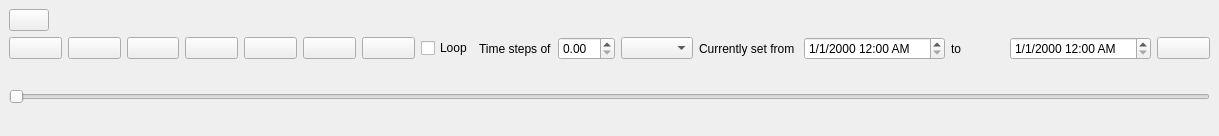
<?xml version="1.0" encoding="UTF-8"?>
<ui version="4.0">
 <class>QgsTemporalControllerDockWidgetBase</class>
 <widget class="QgsDockWidget" name="QgsTemporalControllerDockWidgetBase">
  <property name="geometry">
   <rect>
    <x>0</x>
    <y>0</y>
    <width>1219</width>
    <height>136</height>
   </rect>
  </property>
  <property name="windowTitle">
   <string>gsDockWidget</string>
  </property>
  <widget class="QWidget" name="dockWidgetContents">
   <layout class="QVBoxLayout" name="verticalLayout">
    <item>
     <layout class="QHBoxLayout" name="horizontalLayout">
      <item>
       <widget class="QPushButton" name="mSettings">
        <property name="text">
         <string/>
        </property>
        <property name="icon">
         <iconset resource="../../images/images.qrc">
          <normaloff>:/images/themes/default/propertyicons/settings.svg</normaloff>:/images/themes/default/propertyicons/settings.svg</iconset>
        </property>
       </widget>
      </item>
      <item>
       <spacer name="horizontalSpacer">
        <property name="orientation">
         <enum>Qt::Horizontal</enum>
        </property>
        <property name="sizeHint" stdset="0">
         <size>
          <width>40</width>
          <height>20</height>
         </size>
        </property>
       </spacer>
      </item>
      <item>
       <widget class="QLabel" name="mCurrentRangeLabel">
        <property name="text">
         <string/>
        </property>
       </widget>
      </item>
     </layout>
    </item>
    <item>
     <layout class="QHBoxLayout" name="horizontalLayout_5">
      <item>
       <widget class="QPushButton" name="mRewindButton">
        <property name="text">
         <string/>
        </property>
        <property name="icon">
         <iconset resource="../../images/images.qrc">
          <normaloff>:/images/themes/default/temporal_navigation/rewindToStart.svg</normaloff>:/images/themes/default/temporal_navigation/rewindToStart.svg</iconset>
        </property>
       </widget>
      </item>
      <item>
       <widget class="QPushButton" name="mPreviousButton">
        <property name="text">
         <string/>
        </property>
        <property name="icon">
         <iconset resource="../../images/images.qrc">
          <normaloff>:/images/themes/default/temporal_navigation/previous.svg</normaloff>:/images/themes/default/temporal_navigation/previous.svg</iconset>
        </property>
       </widget>
      </item>
      <item>
       <widget class="QPushButton" name="mBackButton">
        <property name="text">
         <string/>
        </property>
        <property name="icon">
         <iconset resource="../../images/images.qrc">
          <normaloff>:/images/themes/default/temporal_navigation/back.svg</normaloff>:/images/themes/default/temporal_navigation/back.svg</iconset>
        </property>
        <property name="checkable">
         <bool>true</bool>
        </property>
       </widget>
      </item>
      <item>
       <widget class="QPushButton" name="mStopButton">
        <property name="text">
         <string/>
        </property>
        <property name="icon">
         <iconset resource="../../images/images.qrc">
          <normaloff>:/images/themes/default/temporal_navigation/pause.svg</normaloff>:/images/themes/default/temporal_navigation/pause.svg</iconset>
        </property>
        <property name="checkable">
         <bool>true</bool>
        </property>
       </widget>
      </item>
      <item>
       <widget class="QPushButton" name="mForwardButton">
        <property name="text">
         <string/>
        </property>
        <property name="icon">
         <iconset resource="../../images/images.qrc">
          <normaloff>:/images/themes/default/temporal_navigation/forward.svg</normaloff>:/images/themes/default/temporal_navigation/forward.svg</iconset>
        </property>
        <property name="checkable">
         <bool>true</bool>
        </property>
       </widget>
      </item>
      <item>
       <widget class="QPushButton" name="mNextButton">
        <property name="text">
         <string/>
        </property>
        <property name="icon">
         <iconset resource="../../images/images.qrc">
          <normaloff>:/images/themes/default/temporal_navigation/next.svg</normaloff>:/images/themes/default/temporal_navigation/next.svg</iconset>
        </property>
       </widget>
      </item>
      <item>
       <widget class="QPushButton" name="mFastForwardButton">
        <property name="text">
         <string/>
        </property>
        <property name="icon">
         <iconset resource="../../images/images.qrc">
          <normaloff>:/images/themes/default/temporal_navigation/skipToEnd.svg</normaloff>:/images/themes/default/temporal_navigation/skipToEnd.svg</iconset>
        </property>
       </widget>
      </item>
      <item>
       <widget class="QCheckBox" name="mLoopingCheckBox">
        <property name="toolTip">
         <string>Automatically reset and repeat the animation endlessly</string>
        </property>
        <property name="text">
         <string>Loop</string>
        </property>
       </widget>
      </item>
      <item>
       <widget class="QLabel" name="label_2">
        <property name="text">
         <string>Time steps of</string>
        </property>
       </widget>
      </item>
      <item>
       <widget class="QgsDoubleSpinBox" name="mSpinBox"/>
      </item>
      <item>
       <widget class="QComboBox" name="mTimeStepsComboBox">
        <property name="editable">
         <bool>false</bool>
        </property>
        <property name="currentText">
         <string/>
        </property>
       </widget>
      </item>
      <item>
       <widget class="QLabel" name="label_4">
        <property name="text">
         <string>Currently set from </string>
        </property>
       </widget>
      </item>
      <item>
       <widget class="QDateTimeEdit" name="mStartDateTime">
        <property name="displayFormat">
         <string>M/d/yyyy h:mm AP</string>
        </property>
        <property name="timeSpec">
         <enum>Qt::UTC</enum>
        </property>
       </widget>
      </item>
      <item>
       <widget class="QLabel" name="label_5">
        <property name="text">
         <string>to </string>
        </property>
       </widget>
      </item>
      <item>
       <widget class="QDateTimeEdit" name="mEndDateTime">
        <property name="displayFormat">
         <string>M/d/yyyy h:mm AP</string>
        </property>
        <property name="timeSpec">
         <enum>Qt::UTC</enum>
        </property>
       </widget>
      </item>
      <item>
       <widget class="QPushButton" name="mSetToProjectTimeButton">
        <property name="text">
         <string/>
        </property>
        <property name="icon">
         <iconset resource="../../images/images.qrc">
          <normaloff>:/images/themes/default/propertyicons/temporal.svg</normaloff>:/images/themes/default/propertyicons/temporal.svg</iconset>
        </property>
       </widget>
      </item>
     </layout>
    </item>
    <item>
     <spacer name="verticalSpacer_2">
      <property name="orientation">
       <enum>Qt::Vertical</enum>
      </property>
      <property name="sizeHint" stdset="0">
       <size>
        <width>20</width>
        <height>40</height>
       </size>
      </property>
     </spacer>
    </item>
    <item>
     <layout class="QHBoxLayout" name="horizontalLayout_4">
      <item>
       <widget class="QSlider" name="mSlider">
        <property name="orientation">
         <enum>Qt::Horizontal</enum>
        </property>
       </widget>
      </item>
     </layout>
    </item>
    <item>
     <spacer name="verticalSpacer">
      <property name="orientation">
       <enum>Qt::Vertical</enum>
      </property>
      <property name="sizeHint" stdset="0">
       <size>
        <width>20</width>
        <height>40</height>
       </size>
      </property>
     </spacer>
    </item>
   </layout>
  </widget>
 </widget>
 <customwidgets>
  <customwidget>
   <class>QgsDockWidget</class>
   <extends>QDockWidget</extends>
   <header>qgsdockwidget.h</header>
   <container>1</container>
  </customwidget>
  <customwidget>
   <class>QgsDoubleSpinBox</class>
   <extends>QDoubleSpinBox</extends>
   <header>qgsdoublespinbox.h</header>
  </customwidget>
 </customwidgets>
 <resources>
  <include location="../../images/images.qrc"/>
 </resources>
 <connections/>
</ui>
